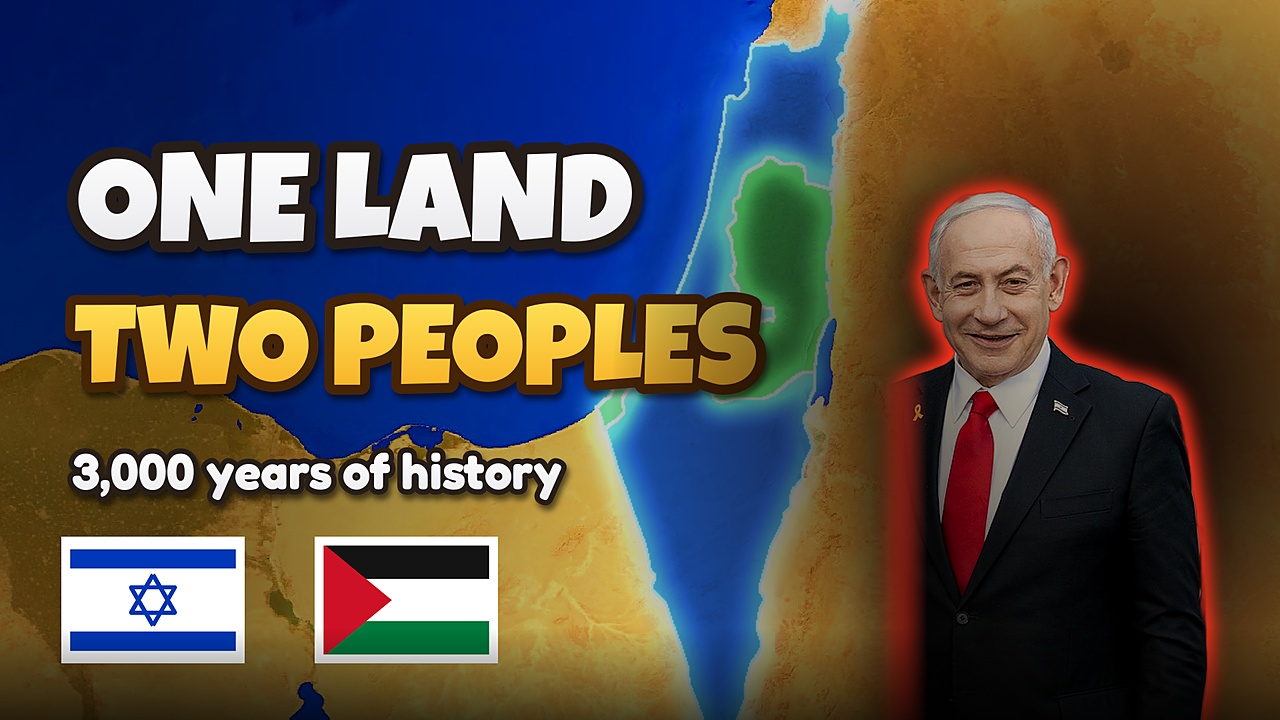
#> input picture thumbnails/Israel_Thumb1.jpg, 1280 x 720 px, given in place of expl_162.5.png, which was not available
$ python thumbs.py
#> lines starting #> are read from the running program, lines starting #| are printed output that depends on the picture
"""YouTube thumbnails for the Chernobyl video (1280x720), built from the video's own 3D frame and its CC0/PD photos."""
import os
import numpy as np
from PIL import Image, ImageDraw, ImageFont, ImageFilter, ImageEnhance
HERE = os.path.dirname(os.path.abspath(__file__)); A = os.path.join(HERE, 'assets')
OUT = os.path.join(HERE, '..', '..', 'thumbnails')
W, H = 1920, 1080
RED, AMBER, WHITE, TOX = (255, 60, 40), (255, 184, 40), (250, 250, 245), (190, 240, 70)

def F(name, size): return ImageFont.truetype(os.path.join(A, 'fonts', name), size)

def text(fr, txt, x, y, font, size, col, anchor='l', stroke=None, glow=0, track=0):
    f = F(font, size); sw = stroke if stroke is not None else max(6, size // 14)
    l, t, r, b = f.getbbox(txt, stroke_width=sw)
    w, h = r - l + 2 * sw + 60, b - t + 2 * sw + 60
    lay = Image.new('RGBA', (w, h), (0, 0, 0, 0)); d = ImageDraw.Draw(lay)
    d.text((30 - l + sw, 30 - t + sw), txt, font=f, fill=col + (255,), stroke_width=sw, stroke_fill=(12, 8, 6, 255))
    xx = x - (w / 2 if anchor == 'c' else w if anchor == 'r' else 0) - 30
    yy = y - h / 2
    sh = Image.new('RGBA', (w, h), (0, 0, 0, 0)); sh.paste((0, 0, 0, 200), (0, 0), lay.getchannel('A'))
    fr.alpha_composite(sh.filter(ImageFilter.GaussianBlur(12)), (int(xx + 6), int(yy + 10)))
    if glow:
        g = Image.new('RGBA', (w, h), (0, 0, 0, 0)); g.paste(col + (255,), (0, 0), lay.getchannel('A'))
        g = g.filter(ImageFilter.GaussianBlur(glow)); g.putalpha(g.getchannel('A').point(lambda v: min(255, int(v * 1.6))))
        fr.alpha_composite(g, (int(xx), int(yy)))
    fr.alpha_composite(lay, (int(xx), int(yy)))

def cover(im, fx=0.5, fy=0.5, zoom=1.0):
    k = max(W / im.width, H / im.height) * zoom
    im = im.resize((int(im.width * k + 0.5), int(im.height * k + 0.5)), Image.LANCZOS)
    x = int(np.clip(fx * im.width - W / 2, 0, im.width - W)); y = int(np.clip(fy * im.height - H / 2, 0, im.height - H))
    return im.crop((x, y, x + W, y + H))

def shade(fr, side='l', k=0.75):
    a = np.asarray(fr).astype(np.float32)
    x = np.linspace(0, 1, W)[None, :, None]; y = np.linspace(-1, 1, H)[:, None, None]
    ramp = np.clip((0.75 - x) / 0.6, 0, 1) if side == 'l' else np.clip((x - 0.25) / 0.6, 0, 1) if side == 'r' else 0 * x
    vig = np.clip(((x - 0.5) * 2) ** 2 * 0.35 + y ** 2 * 0.35, 0, 1)
    a *= (1 - k * ramp) * (1 - 0.55 * vig)
    return Image.fromarray(np.clip(a, 0, 255).astype(np.uint8)).convert('RGBA')

def grade(im, warm=(1.0, 1.0, 1.0), sat=1.0, con=1.0, bri=1.0):
    im = ImageEnhance.Brightness(ImageEnhance.Contrast(ImageEnhance.Color(im.convert('RGB')).enhance(sat)).enhance(con)).enhance(bri)
    a = np.asarray(im).astype(np.float32) * np.array(warm, np.float32)
    return Image.fromarray(np.clip(a, 0, 255).astype(np.uint8))

def ring(fr, x, y, r, col=RED, w=12):
    lay = Image.new('RGBA', fr.size, (0, 0, 0, 0)); d = ImageDraw.Draw(lay)
    d.ellipse([x - r, y - r * 0.8, x + r, y + r * 0.8], outline=col + (255,), width=w)
    fr.alpha_composite(lay.filter(ImageFilter.GaussianBlur(10))); fr.alpha_composite(lay)

def arrow(fr, x0, y0, x1, y1, col=RED, w=22):
    lay = Image.new('RGBA', fr.size, (0, 0, 0, 0)); d = ImageDraw.Draw(lay)
    v = np.array([x1 - x0, y1 - y0], float); L = np.linalg.norm(v); u = v / L; n = np.array([-u[1], u[0]])
    tip = np.array([x1, y1]); base = tip - u * 70
    d.line([(x0, y0), tuple(base)], fill=col + (255,), width=w)
    d.polygon([tuple(tip), tuple(base + n * 45), tuple(base - n * 45)], fill=col + (255,))
    sh = Image.new('RGBA', fr.size, (0, 0, 0, 0)); sh.paste((0, 0, 0, 220), (0, 0), lay.getchannel('A'))
    fr.alpha_composite(sh.filter(ImageFilter.GaussianBlur(8)), (0, 0)); fr.alpha_composite(lay)

def save(fr, name):
    os.makedirs(OUT, exist_ok=True)
    im = fr.convert('RGB').resize((1280, 720), Image.LANCZOS).filter(ImageFilter.UnsharpMask(1.2, 45, 2))
    p = os.path.join(OUT, name); im.save(p, quality=95); print(p, os.path.getsize(p) // 1024, 'KB')

# 1. the explosion (the video's own 3D animation), with the time it happened
full = Image.open(os.path.join(HERE, 'build', 'expl_162.5.png')).convert('RGB')
#> full is the input picture: PIL image 1280x720 RGB; mean R, G, B 82.8, 77.1, 75.1
bg = full.crop((1500, 0, 1920, 1080)).resize((W, H)).filter(ImageFilter.GaussianBlur(40))   # the scene's own dark backdrop
#> bg: PIL image 1920x1080 RGB; every value is 0
top = full.crop((0, 0, 1920, 905))                                          # everything above the subtitle line
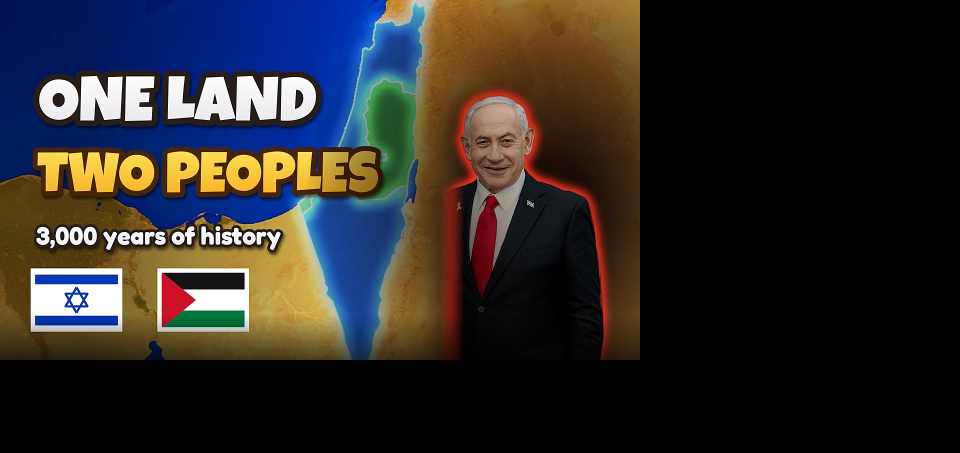
#> top: PIL image 1920x905 RGB (shown at 1/2 size); mean R, G, B 43.9, 40.9, 39.9
m = Image.new('L', top.size, 255); dm = ImageDraw.Draw(m)
#> after `m = Image.new('L', top.size, 255)`: m: PIL image 1920x905 L; every value is 255
for i in range(220): dm.line([(0, 905 - 220 + i), (1920, 905 - 220 + i)], fill=int(255 * (1 - i / 220) ** 1.4))
for i in range(160): dm.line([(1920 - 160 + i, 0), (1920 - 160 + i, 905)], fill=0)
bg.paste(top, (-330, 30), m)
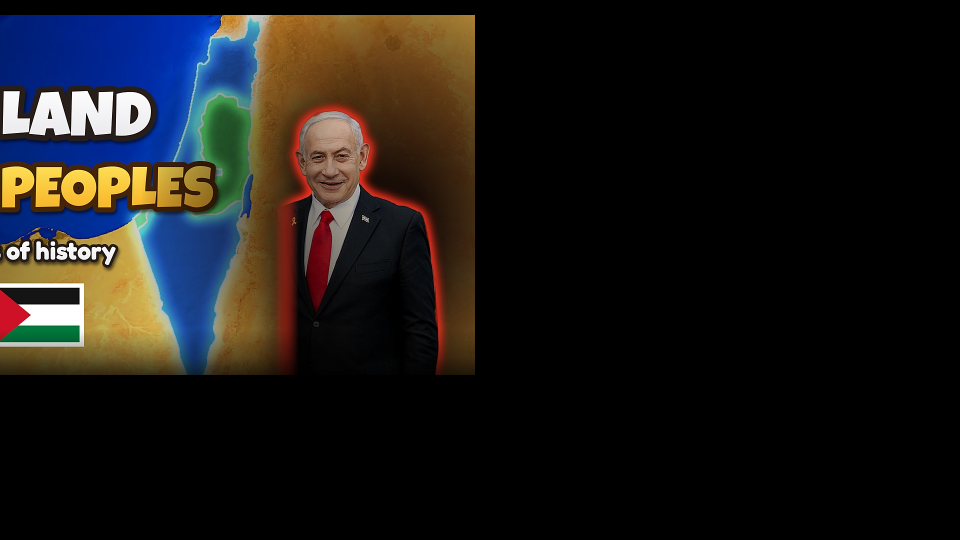
#> bg: PIL image 1920x1080 RGB (shown at 1/2 size); mean R, G, B 27.1, 24.8, 23.3
fr = shade(grade(bg, (1.08, 1.0, 0.92), 1.2, 1.12, 1.08), 'n', 0.0)
text(fr, '01:23:04', 1870, 250, 'BebasNeue.ttf', 290, RED, 'r', glow=28)
#> in text, `lay = Image.new('RGBA', (w, h), (0, 0, 0, 0))`: lay: PIL image 1442x359 RGBA; every value is 0
#> in text, `g.putalpha(g.getchannel('A').point(lambda v: min(255, int(v * 1.6))))`:
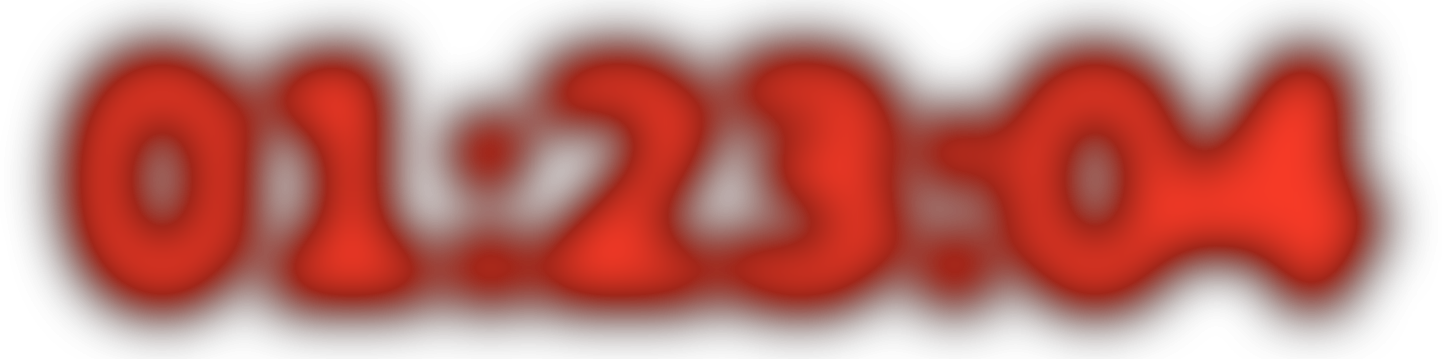
#> g: PIL image 1442x359 RGBA; mean R, G, B, A 103.9, 24.4, 16.3, 148.2; transparent parts drawn white
text(fr, 'THE NIGHT', 1880, 520, 'BebasNeue.ttf', 200, WHITE, 'r')
#> in text (call 2), `lay = Image.new('RGBA', (w, h), (0, 0, 0, 0))`: lay: PIL image 1216x267 RGBA; every value is 0
text(fr, 'IT EXPLODED', 1880, 720, 'BebasNeue.ttf', 200, AMBER, 'r')
#> in text (call 3), `lay = Image.new('RGBA', (w, h), (0, 0, 0, 0))`: lay: PIL image 1441x267 RGBA; every value is 0
save(fr, 'Chernobyl_Thumb1.jpg')

# 2. Pripyat's Ferris wheel: the city nobody warned
src = Image.open(os.path.join(A, 'photos_hd', 'pd_amuse.jpg'))
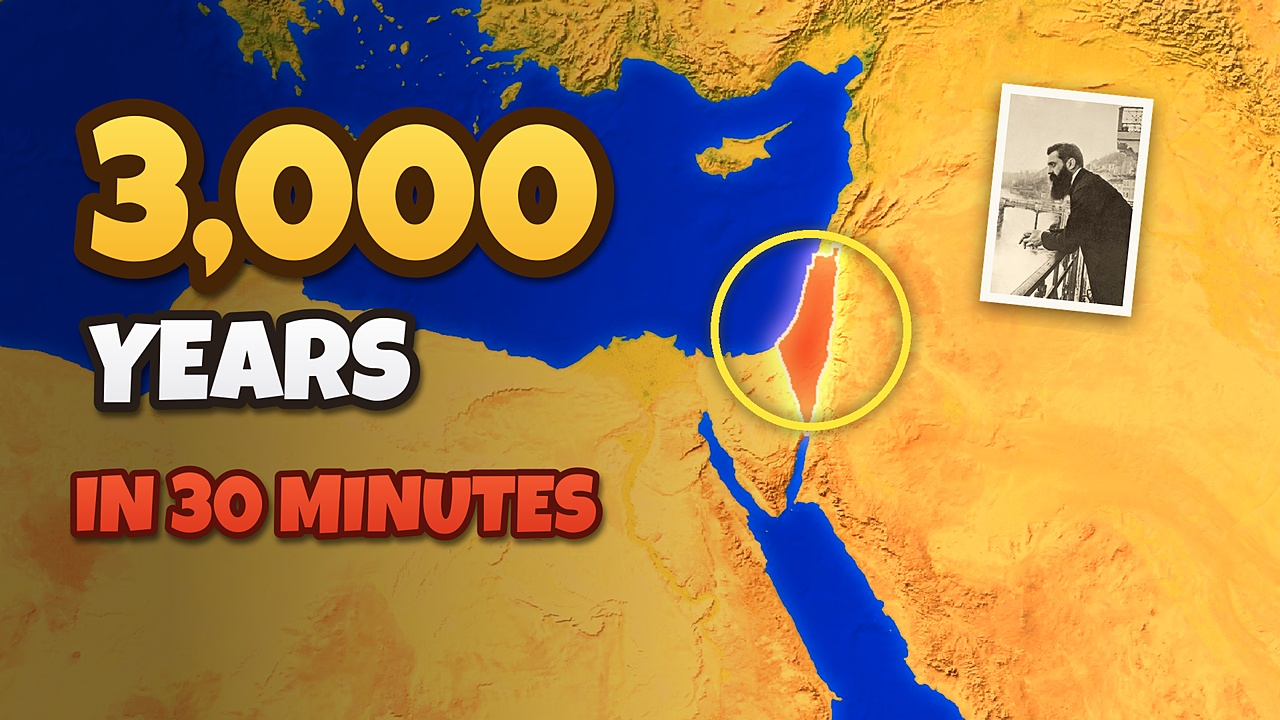
#> input picture thumbnails/Israel_Thumb2.jpg, 1280 x 720 px, given in place of pd_amuse.jpg, which was not available
#> src is the input picture: PIL image 1280x720 RGB; mean R, G, B 162.2, 127.8, 79.9
fr = shade(grade(cover(src, 0.72, 0.45, 1.12), (1.04, 1.0, 0.9), 0.8, 1.15, 0.95), 'l', 0.8)
#> call 2 of grade, with warm = (1.04, 1, 0.9), sat = 0.8, con = 1.15, bri = 0.95
#> in grade (call 2), `im = ImageEnhance.Brightness(ImageEnhance.Contrast(ImageEnhance.Color(..`:
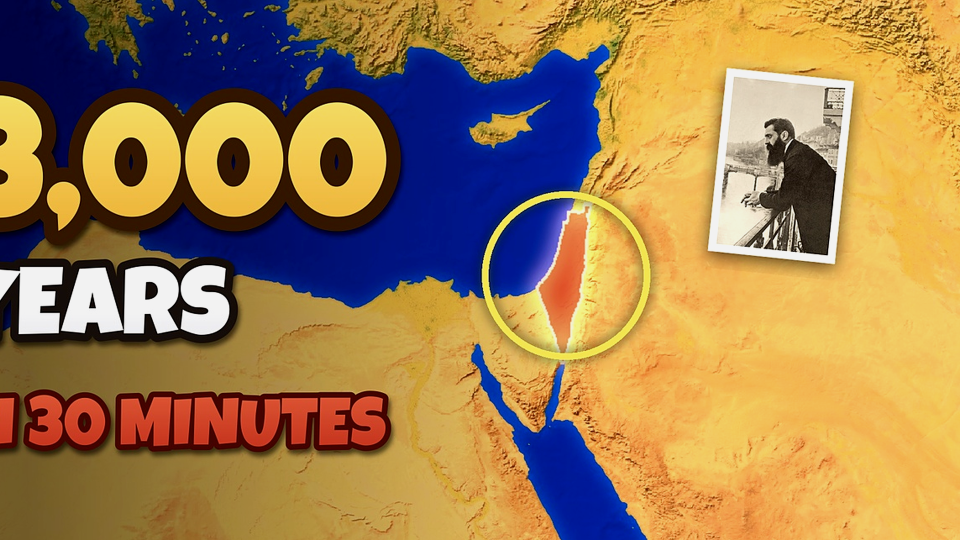
#> im: PIL image 1920x1080 RGB (shown at 1/2 size); mean R, G, B 158.6, 126.3, 82.1
text(fr, 'NOBODY', 60, 230, 'BebasNeue.ttf', 230, WHITE)
#> call 4 of text, with txt = 'NOBODY', x = 60, y = 230, font = 'BebasNeue.ttf', size = 230, col = (250, 250, 245), anchor = 'l', glow = 0
#> in text (call 4), `lay = Image.new('RGBA', (w, h), (0, 0, 0, 0))`: lay: PIL image 1117x298 RGBA; every value is 0
#> in text (call 4), `fr.alpha_composite(lay, (int(xx), int(yy)))`:
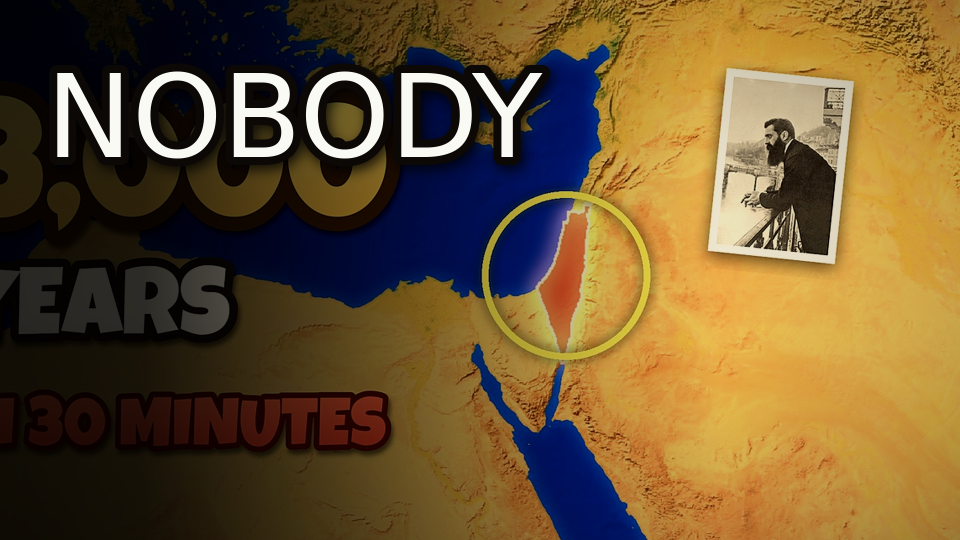
#> fr: PIL image 1920x1080 RGBA (shown at 1/2 size); mean R, G, B, A 108.4, 84.7, 48.7, 255
text(fr, 'TOLD THEM', 60, 450, 'BebasNeue.ttf', 230, AMBER)
#> in text (call 5), `lay = Image.new('RGBA', (w, h), (0, 0, 0, 0))`: lay: PIL image 1482x298 RGBA; every value is 0
#> in text (call 5), `sh.paste((0, 0, 0, 200), (0, 0), lay.getchannel('A'))`:
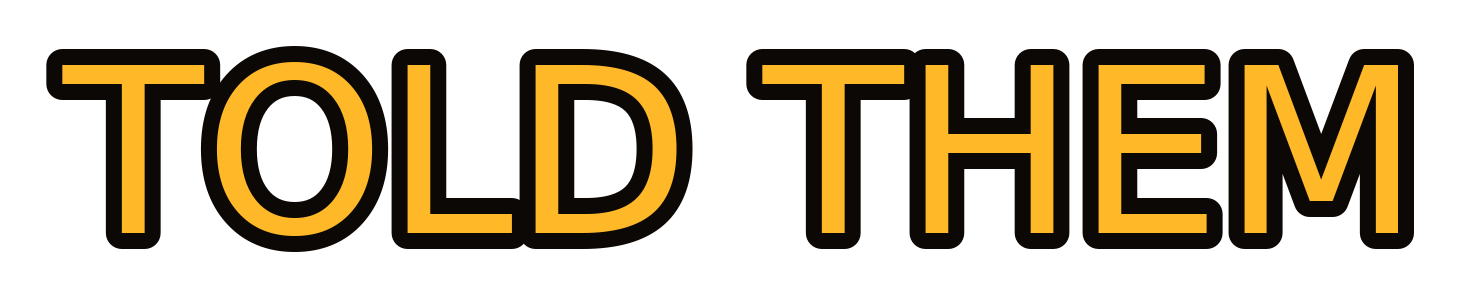
#> lay: PIL image 1482x298 RGBA; mean R, G, B, A 42.1, 30.2, 7.6, 101.3; transparent parts drawn white
text(fr, 'FOR 36 HOURS', 64, 680, 'BebasNeue.ttf', 170, RED, glow=20)
save(fr, 'Chernobyl_Thumb2.jpg')

# 3. AZ-5: the safety button
src = Image.open(os.path.join(A, 'photos', 'cc0_30.jpg'))
fr = shade(grade(cover(src, 0.32, 0.33, 1.25), (1.1, 0.98, 0.85), 0.7, 1.2, 0.95), 'r', 0.55)
text(fr, 'AZ-5', 1870, 270, 'BebasNeue.ttf', 340, RED, 'r', glow=30)
text(fr, 'THE SAFETY BUTTON', 1870, 560, 'BebasNeue.ttf', 150, WHITE, 'r')
text(fr, 'THAT BLEW IT UP', 1870, 730, 'BebasNeue.ttf', 150, AMBER, 'r')
save(fr, 'Chernobyl_Thumb3.jpg')

# 4. stronger: Pripyat at dusk, the wrecked reactor glowing on the horizon, 36-hour hook
def trefoil(size, col=(255, 210, 40)):
    im = Image.new('RGBA', (size * 2, size * 2), (0, 0, 0, 0)); d = ImageDraw.Draw(im); c = size; r = size * 0.95
    d.ellipse([c - r, c - r, c + r, c + r], fill=col + (255,), outline=(15, 10, 5, 255), width=size // 12)
    for a0 in (-90 - 30, 30 - 30, 150 - 30):
        d.pieslice([c - r * 0.8, c - r * 0.8, c + r * 0.8, c + r * 0.8], a0, a0 + 60, fill=(15, 10, 5, 255))
    d.ellipse([c - r * 0.3, c - r * 0.3, c + r * 0.3, c + r * 0.3], fill=col + (255,))
    d.ellipse([c - r * 0.2, c - r * 0.2, c + r * 0.2, c + r * 0.2], fill=(15, 10, 5, 255))
    return im.resize((size, size), Image.LANCZOS)

#> (the run stopped early here; a loop or call above may not have finished)
